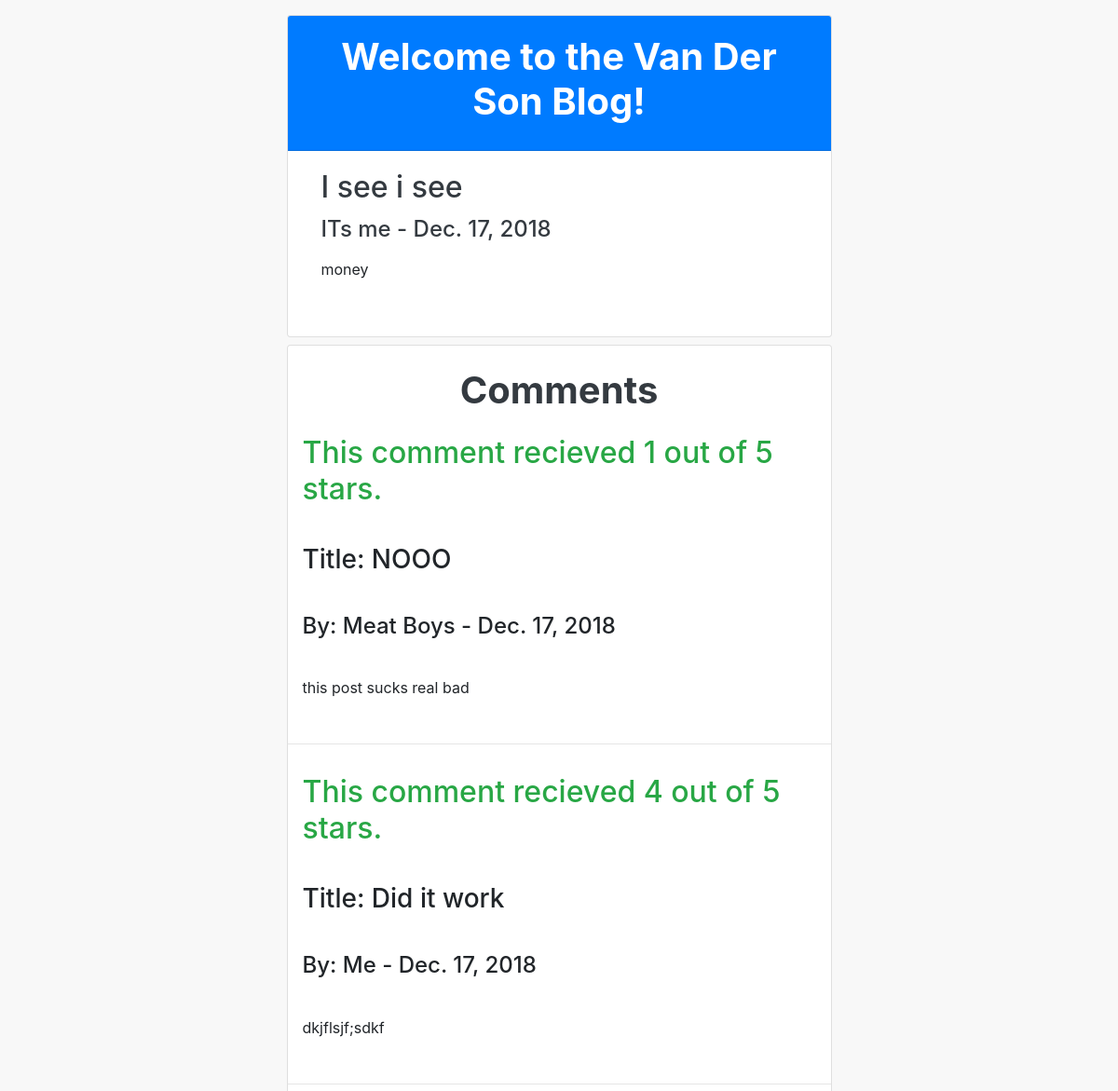
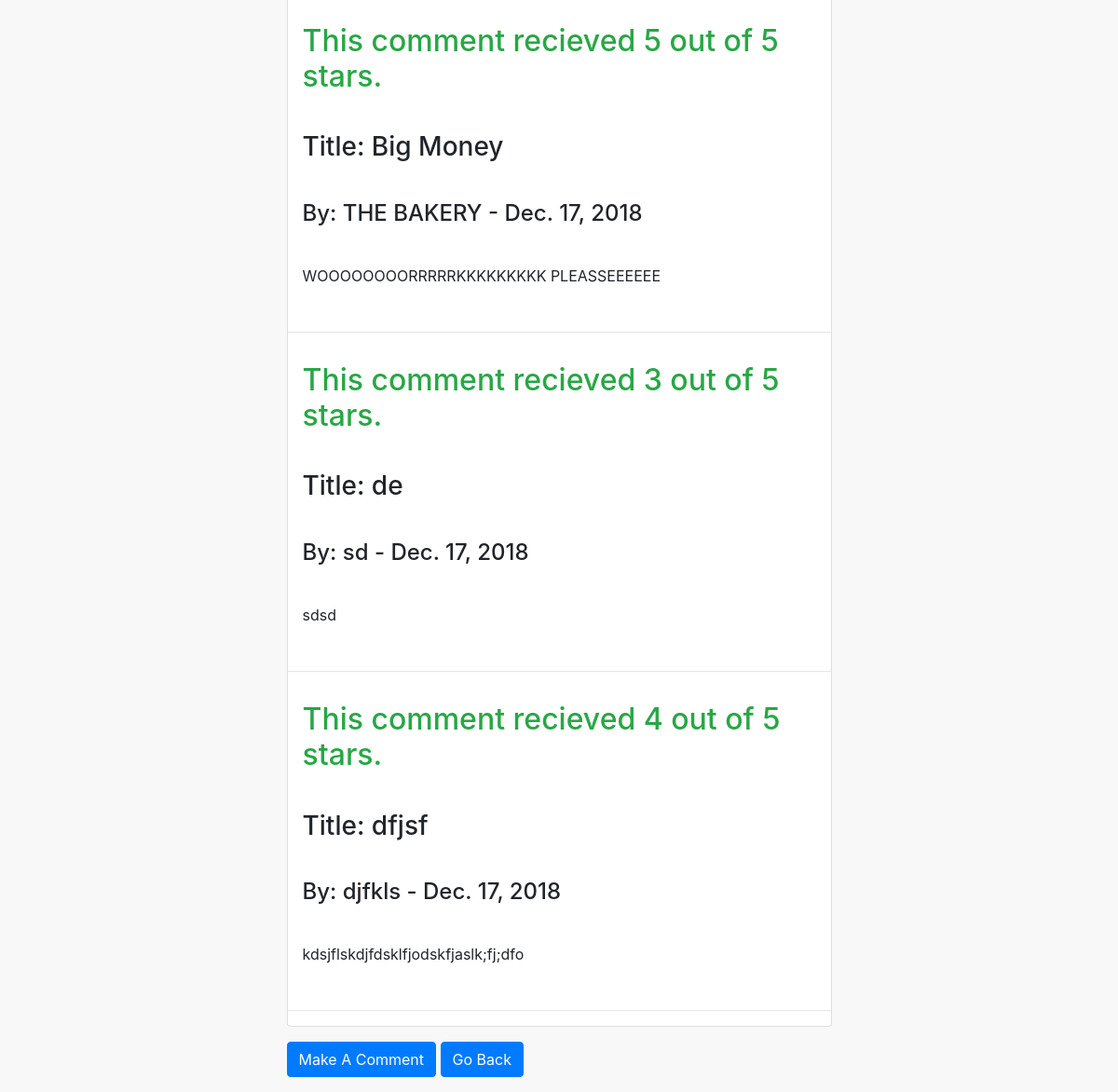
The app's page /posts/1/ with its own data (2 pictures, top to bottom).
### app/models.py (models this page shows, shortened)
class BlogPost(models.Model):
    title = models.TextField()
    body = models.TextField()
    author = models.TextField()
    date = models.DateField(auto_now_add=True)
    cover_img_url = models.URLField()

class BlogComment(models.Model):
    title = models.TextField()
    body = models.TextField()
    author = models.TextField()
    date = models.DateField(auto_now_add=True)
    rating = models.IntegerField()
    blog_post = models.ForeignKey(BlogPost, on_delete=models.PROTECT)

### app/views.py (the view)
# urls.py: path('posts/<int:id>/', views.BlogPostDetail.as_view(), name='blog-post'),
class BlogPostDetail(View):
    def get(self, request, id):
        return render(request, 'blog-post.html',
                      {'blog_post': models.BlogPost.objects.get(id=id)})

### app/templates/blog-post.html
{% extends 'base.html' %} {% block body %}
<div class="row">
    <div class="col"></div>
    <div class="col-sm-6">
        <div class="card mt-3">
            <div class="card-header bg-primary">
                <h1 class="pt-2 pb-2 text-center text-white font-weight-bold">
                    Welcome to the Van Der Son Blog!
                </h1>
            </div>
            <div class="card-body text-left ml-3">
                <h2 class="text-dark pb-1">{{ blog_post.title }}</h2>
                <h4 class="text-dark pb-2">{{ blog_post.author }} - {{ blog_post.date }}</h4>
                <p class="pb-4">
                    {{ blog_post.body }}
                </p>
            </div>
        </div>
        <div class="card mt-2">
            <h1 class="text-center text-dark pt-4 font-weight-bold">Comments</h1>
            {% for c in blog_post.blogcomment_set.all %}
            <h2 class="p-3 text-success">This comment recieved {{c.rating}} out of 5 stars.</h2>
            <h3 class="p-3">Title: {{ c.title }}</h3>
            <h4 class="p-3">By: {{ c.author }} - {{ c.date }}</h4>
            <p class="p-3">{{c.body}}</p>
            <hr>
            {% endfor %}
        </div>
        <div>
            <a role="button" href="{% url 'make-comment' blog_post.id %}" class="btn btn-primary text-white my-3">Make
                A
                Comment</a>
            <a role="button" href="{% url 'home' %}" class="btn btn-primary text-white my-3">Go Back</a>
        </div>
    </div>
    <div class="col"></div>
</div>
{% endblock body %}

### records on screen
BlogPost: title "I see i see", author "ITs me", date "Dec. 17, 2018", body "money"
BlogComment: rating "1", title "NOOO", author "Meat Boys", date "Dec. 17, 2018", body "this post sucks real bad"
BlogComment: rating "4", title "Did it work", author "Me", date "Dec. 17, 2018", body "dkjflsjf;sdkf"
BlogComment: rating "5", title "Big Money", author "THE BAKERY", date "Dec. 17, 2018", body "WOOOOOOOORRRRRKKKKKKKKK PLEASSEEEEEE"
BlogComment: rating "3", title "de", author "sd", date "Dec. 17, 2018", body "sdsd"
BlogComment: rating "4", title "dfjsf", author "djfkls", date "Dec. 17, 2018", body "kdsjflskdjfdsklfjodskfjaslk;fj;dfo"
